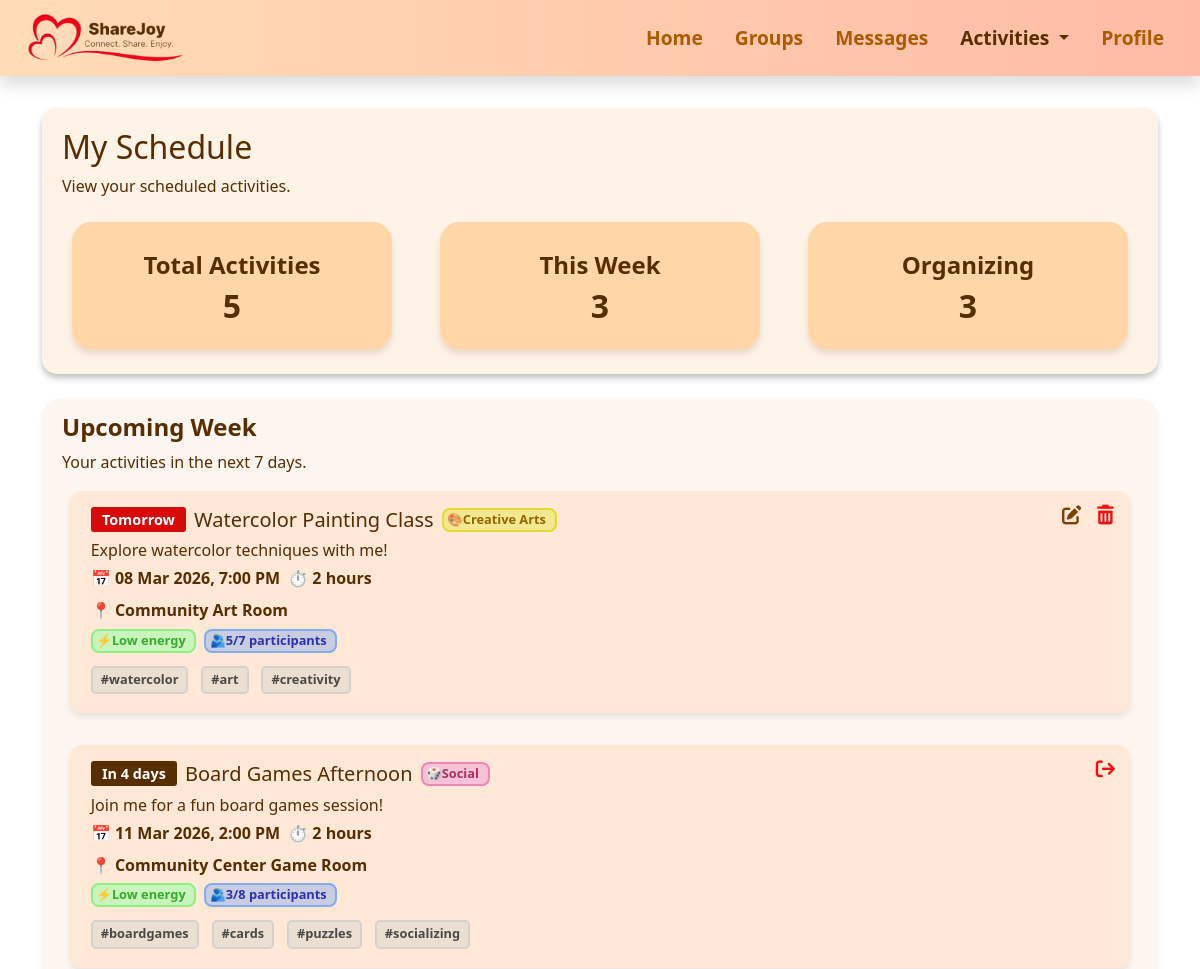
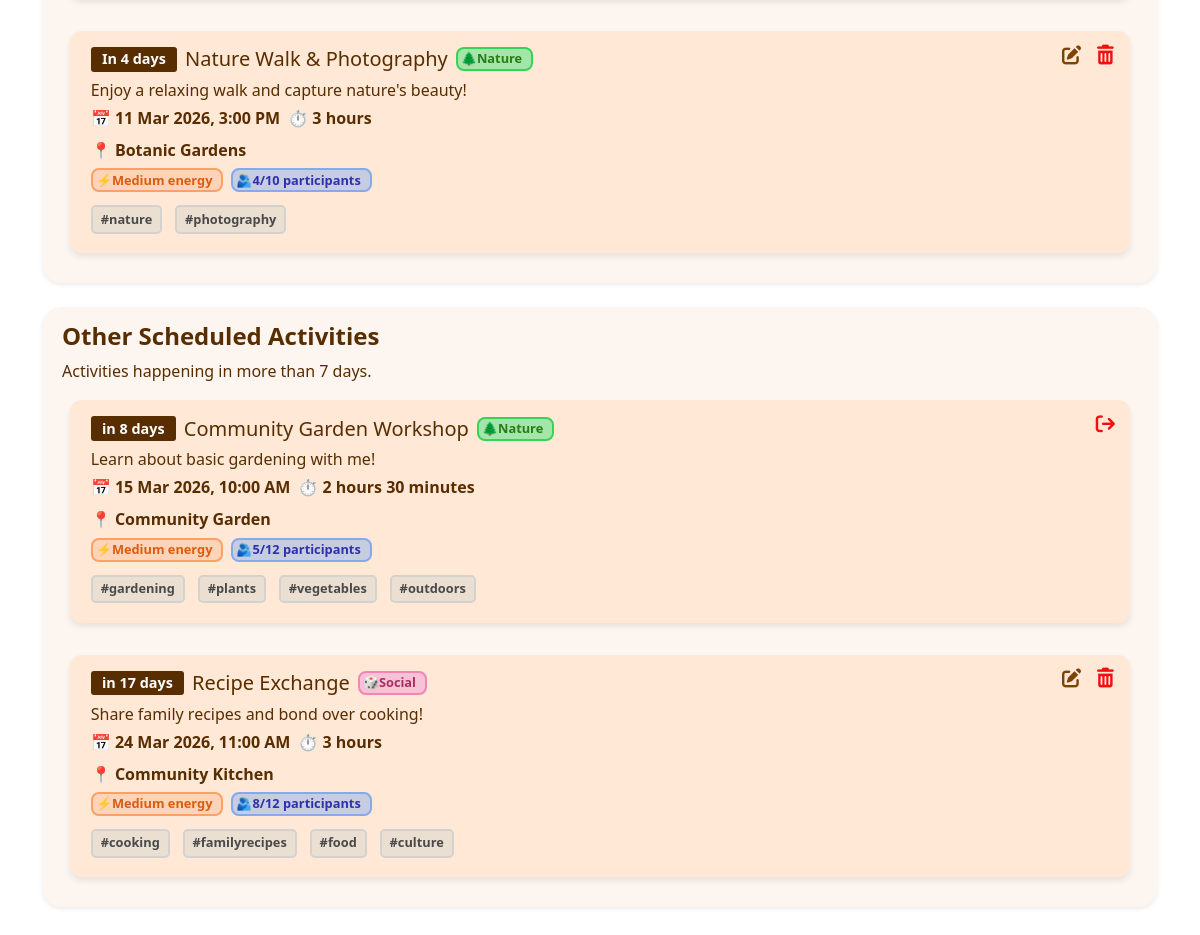
The page /schedule (signed in) on the database its author committed (2 pictures, top to bottom).
### activities.py (models this page shows)
class Activity(db.Model):
    __tablename__ = "activity"
    id = db.Column(db.Integer, primary_key=True, autoincrement=True)
    creator_id = db.Column(db.Integer, db.ForeignKey('user.id'), nullable=False)
    name = db.Column(db.String(100), nullable=False)
    description = db.Column(db.Text)
    type = db.Column(db.String(50))
    date = db.Column(db.String(20))
    time = db.Column(db.String(10))
    duration_hours = db.Column(db.Integer)
    duration_minutes = db.Column(db.Integer)
    format_type = db.Column(db.String(20))
    energy = db.Column(db.String(10))
    participants = db.Column(db.Integer)
    max_participants = db.Column(db.Integer)
    tags = db.Column(db.String(200))
    location = db.Column(db.String(100))
    creator = db.relationship("User", backref="created_activities")

### app.py (the view)
@app.route("/schedule")
@login_required
def schedule():
    user = get_current_user()
    activities = Activity.query.order_by(Activity.date.asc()).all()
    upcoming_week_activities = []
    other_activities = []
    filtered_activities = []
    for activity in activities:
        is_creator = activity.creator_id == user.id
        is_joined = user_joined_activity(user.id, activity.id)
        if not (is_creator or is_joined):
            continue
        activity.display_tags = activity.tags.split(",") if activity.tags else []
        today = date.today()
        parsed_date = parse_activity_date(activity.date)
        if parsed_date:
            original_date = parsed_date.date()
            days_offset = (original_date - BASE_DATE).days
            dynamic_date = today + timedelta(days=days_offset)
            activity.display_date_obj = dynamic_date
            activity.display_date = dynamic_date.strftime("%d %b %Y")
            activity.days_until = (dynamic_date - today).days
        else:
            activity.display_date_obj = today
            activity.display_date = activity.date
            activity.days_until = 0
        try:
            parsed_time = datetime.strptime(activity.time, "%H:%M")
        except ValueError:
            parsed_time = datetime.strptime(activity.time, "%I:%M %p")
        activity.display_time = parsed_time.strftime("%I:%M %p").lstrip("0")
        activity.participants = ActivityParticipant.query.filter_by(activity_id=activity.id).count()
        if is_creator:
            activity.join_activity = "created"
        elif is_joined:
            activity.join_activity = "true"
        if activity.days_until >= 0:
            filtered_activities.append(activity)
            if activity.days_until <= 7:
                upcoming_week_activities.append(activity)
            else:
                other_activities.append(activity)
    return render_template(
        "schedule.html",
        title="Schedule",
        total_activities=len(filtered_activities),
        this_week_activities=len(upcoming_week_activities),
        organizing_activities=len([a for a in filtered_activities if a.creator_id == user.id]),
        upcoming_week_activities=upcoming_week_activities,
        other_activities=other_activities
    )

### templates/schedule.html (shortened to what this page needs)
{% extends "base.html" %}
{% block extra_css %}
<link rel="stylesheet" href="{{ url_for('static', filename='css/activities.css') }}">
<link rel="stylesheet" href="{{ url_for('static', filename='css/schedule.css') }}">
{% endblock %}
{% block content %}
<div class="section-box mb-4 pb-4">
    <div class="mb-3">
        <h1>My Schedule</h1>
        <p>View your scheduled activities.</p>
    </div>
    <div class="d-flex flex-wrap gap-5 pt-2 justify-content-center fw-semibold">
        <div class="stat-box">
            <p class="mb-1">Total Activities</p>
            <h2 class="mb-0 fw-bold">{{ total_activities }}</h2>
        </div>
        <div class="stat-box">
            <p class="mb-1">This Week</p>
            <h2 class="mb-0 fw-bold">{{ this_week_activities }}</h2>
        </div>
        <div class="stat-box">
            <p class="mb-1">Organizing</p>
            <h2 class="mb-0 fw-bold">{{ organizing_activities }}</h2>
        </div>
    </div>
</div>
<div class="sectionbox3 mx-auto shadow-sm mb-4">
    <div class="card-header mx-auto">
        <h2 class="fw-semibold">Upcoming Week</h2>
        <p>Your activities in the next 7 days.</p>
    </div>
    <div class="sectionbox4 mx-auto border-0">
        <div class="row">
            {% if upcoming_week_activities %}
            {% for activity in upcoming_week_activities %}
            <div class="col-12 card-spacing">
                <div class="activity-card position-relative">
                    <div class="card-actions position-absolute top-0 end-0 d-flex gap-0">
                        {% if activity.join_activity == 'created' %}
                        <button type="button" class="btn edit"
                            data-url="{{ url_for('edit_activity', activity_id=activity.id) }}">
                            <i class="fa-solid fa-pen-to-square"></i>
                        </button>
                        <form method="post" action="{{ url_for('activity_delete', activity_id=activity.id) }}"
                            class="d-inline delete-form">
                            <button type="button" class="btn delete">
                                <i class="fa-solid fa-trash-can"></i>
                            </button>
                        </form>
                        {% elif activity.join_activity == 'true' %}
                        <button type="button" class="btn leave" data-activity-id="{{ activity.id }}">
                            <i class="fa-solid fa-arrow-right-from-bracket"></i>
                        </button>
                        {% endif %}
                    </div>
                    <div class="text">
                        <div class="d-flex align-items-center gap-2 spacing">
                            {% if activity.days_until == 1 %}
                            <span class="activity-day badge-day-tomorrow">Tomorrow</span>
                            {% elif activity.days_until > 1 %}
                            <span class="activity-day badge-day-soon">In {{ activity.days_until }} days</span>
                            {% endif %}
                            <h5 class="mb-0">{{ activity.name }}</h5>
                            {% if activity.type == 'Creative Arts' %}
                            <span class="badge badge-creativearts">🎨Creative Arts</span>
                            {% elif activity.type == 'Social' %}
                            <span class="badge badge-social">🎲Social</span>
                            {% elif activity.type == 'Learning' %}
                            <span class="badge badge-learning">📖Learning</span>
                            {% elif activity.type == 'Physical' %}
                            <span class="badge badge-physical">🏃Physical</span>
                            {% elif activity.type == 'Nature' %}
                            <span class="badge badge-nature">🌲Nature</span>
                            {% elif activity.type == 'Technology' %}
                            <span class="badge badge-technology">💻Technology</span>
                            {% endif %}
                        </div>
                        <p>{{ activity.description }}</p>
                        <div class="d-flex flex-wrap gap-2 fw-semibold spacing">
                            <span>
                                📅 {{ activity.display_date }}, {{ activity.display_time }}
                            </span>
                            <span>⏱
                                {% set h = activity.duration_hours %}
                                {% set m = activity.duration_minutes %}
                                {% if h and m %}
                                {{ h }} hour{% if h > 1 %}s{% endif %} {{ m }} minute{% if m > 1 %}s{% endif %}
                                {% elif h %}
                                {{ h }} hour{% if h > 1 %}s{% endif %}
                                {% elif m %}
                                {{ m }} minute{% if m > 1 %}s{% endif %}
                                {% else %}
                                0 minutes
                                {% endif %}
                            </span>
                            <div class="col-12">
                                {% if activity.format_type|lower == 'online' %}
                                🖥️ Online
                                {% else %}
                                📍 {{ activity.location }}
                                {% endif %}
                            </div>
                        </div>
                        <div class="d-flex flex-wrap gap-2 spacing">
                            <span class="badge
                    {% if activity.energy == 'Low' %}energy-low
                    {% elif activity.energy == 'Medium' %}energy-medium
                    {% elif activity.energy == 'High' %}energy-high
                    {% endif %}">
                                ⚡{{ activity.energy }} energy
                            </span>
                            <span class="badge participants">🫂{{ activity.participants }}/{{
                                activity.max_participants
                                }}
                                participants</span>
                        </div>
                        <div class="activity-tags">
                            {% for tag in activity.display_tags %}
                            <span>#{{ tag }}</span>
                            {% endfor %}
                        </div>
                    </div>
                </div>
            </div>
            {% endfor %}
            {% else %}
            <div class="col-12">
                <div class="alert alert-info text-center fw-semibold">
                    No upcoming activities this week.
                </div>
            </div>
            {% endif %}
        </div>
    </div>
</div>
<div class="sectionbox3 mx-auto shadow-sm">
    <div class="card-header mx-auto">
        <h2 class="fw-semibold">Other Scheduled Activities</h2>
        <p>Activities happening in more than 7 days.</p>
    </div>
    <div class="sectionbox4 mx-auto border-0">
        <div class="row">
            {% if other_activities %}
            {% for activity in other_activities %}
            <div class="col-12 card-spacing">
                <div class="activity-card position-relative">
                    <div class="card-actions position-absolute top-0 end-0 d-flex gap-0">
                        {% if activity.join_activity == 'created' %}
                        <button type="button" class="btn edit"
                            data-url="{{ url_for('edit_activity', activity_id=activity.id) }}">
                            <i class="fa-solid fa-pen-to-square"></i>
                        </button>
                        <form method="post" action="{{ url_for('activity_delete', activity_id=activity.id) }}"
                            class="d-inline delete-form">
                            <button type="button" class="btn delete">
                                <i class="fa-solid fa-trash-can"></i>
                            </button>
                        </form>
                        {% elif activity.join_activity == 'true' %}
                        <button type="button" class="btn leave" data-activity-id="{{ activity.id }}">
                            <i class="fa-solid fa-arrow-right-from-bracket"></i>
                        </button>
                        {% endif %}
                    </div>
                    <div class="text">
                        <div class="d-flex align-items-center gap-2 spacing">
                            {% if activity.days_until == 1 %}
                            <span class="activity-day badge-day-tomorrow">Tomorrow</span>
                            {% elif activity.days_until > 1 %}
                            <span class="activity-day badge-day-soon">in {{ activity.days_until }} days</span>
                            {% endif %}
                            <h5 class="mb-0">{{ activity.name }}</h5>
                            {% if activity.type == 'Creative Arts' %}
                            <span class="badge badge-creativearts">🎨Creative Arts</span>
                            {% elif activity.type == 'Social' %}
                            <span class="badge badge-social">🎲Social</span>
                            {% elif activity.type == 'Learning' %}
                            <span class="badge badge-learning">📖Learning</span>
                            {% elif activity.type == 'Physical' %}
                            <span class="badge badge-physical">🏃Physical</span>
                            {% elif activity.type == 'Nature' %}
                            <span class="badge badge-nature">🌲Nature</span>
                            {% elif activity.type == 'Technology' %}
                            <span class="badge badge-technology">💻Technology</span>
                            {% endif %}
                        </div>
                        <p>{{ activity.description }}</p>
                        <div class="d-flex flex-wrap gap-2 fw-semibold spacing">
                            <span>
                                📅 {{ activity.display_date }}, {{ activity.display_time }}
                            </span>
                            <span>⏱
                                {% set h = activity.duration_hours %}
                                {% set m = activity.duration_minutes %}
                                {% if h and m %}
                                {{ h }} hour{% if h > 1 %}s{% endif %} {{ m }} minute{% if m > 1 %}s{% endif %}
                                {% elif h %}
                                {{ h }} hour{% if h > 1 %}s{% endif %}
                                {% elif m %}
                                {{ m }} minute{% if m > 1 %}s{% endif %}
                                {% else %}
                                0 minutes
                                {% endif %}
                            </span>
                            <div class="col-12">
                                {% if activity.format_type|lower == 'online' %}
                                🖥️ Online
                                {% else %}
                                📍 {{ activity.location }}
                                {% endif %}
                            </div>
                        </div>
                        <div class="d-flex flex-wrap gap-2 spacing">
                            <span class="badge
                    {% if activity.energy == 'Low' %}energy-low
                    {% elif activity.energy == 'Medium' %}energy-medium
                    {% elif activity.energy == 'High' %}energy-high
                    {% endif %}">
                                ⚡{{ activity.energy }} energy
                            </span>
                            <span class="badge participants">🫂{{ activity.participants }}/{{
                                activity.max_participants
                                }}
                                participants</span>
                        </div>
                        <div class="activity-tags">
                            {% for tag in activity.display_tags %}
                            <span>#{{ tag }}</span>
                            {% endfor %}
                        </div>
                    </div>
                </div>
            </div>
            {% endfor %}
            {% else %}
            <div class="col-12">
                <div class="alert alert-info text-center fw-semibold">
                    No other scheduled activities found.
                </div>
            </div>
            {% endif %}
        </div>
    </div>
</div>
{% endblock %}

### rows shown on the page
Activity: shows "Tomorrow", name "Watercolor Painting Class", type "🎨Creative Arts", description "Explore watercolor techniques with me!", display_date "08 Mar 2026", display_time "7:00 PM", h "2", location "Community Art Room", energy "Low", participants "5", max_participants "7", display_tags "watercolor" "art" "creativity"
Activity: days_until "4", name "Board Games Afternoon", type "🎲Social", description "Join me for a fun board games session!", display_date "11 Mar 2026", display_time "2:00 PM", duration_hours "2", location "Community Center Game Room", energy "Low", participants "3", max_participants "8", display_tags "boardgames" "cards" "puzzles" "socializing"
Activity: days_until "4", name "Nature Walk & Photography", type "🌲Nature", description "Enjoy a relaxing walk and capture nature's beauty!", display_date "11 Mar 2026", display_time "3:00 PM", duration_hours "3", location "Botanic Gardens", energy "Medium", participants "4", max_participants "10", display_tags "nature" "photography"
Activity: days_until "8", name "Community Garden Workshop", type "🌲Nature", description "Learn about basic gardening with me!", display_date "15 Mar 2026", display_time "10:00 AM", duration_hours "2", duration_minutes "30", location "Community Garden", energy "Medium", participants "5", max_participants "12", display_tags "gardening" "plants" "vegetables" "outdoors"
Activity: days_until "17", name "Recipe Exchange", type "🎲Social", description "Share family recipes and bond over cooking!", display_date "24 Mar 2026", display_time "11:00 AM", duration_hours "3", location "Community Kitchen", energy "Medium", participants "8", max_participants "12", display_tags "cooking" "familyrecipes" "food" "culture"

### other values the page prints
{{ total_activities }} "5"
{{ this_week_activities }} "3"
{{ organizing_activities }} "3"
